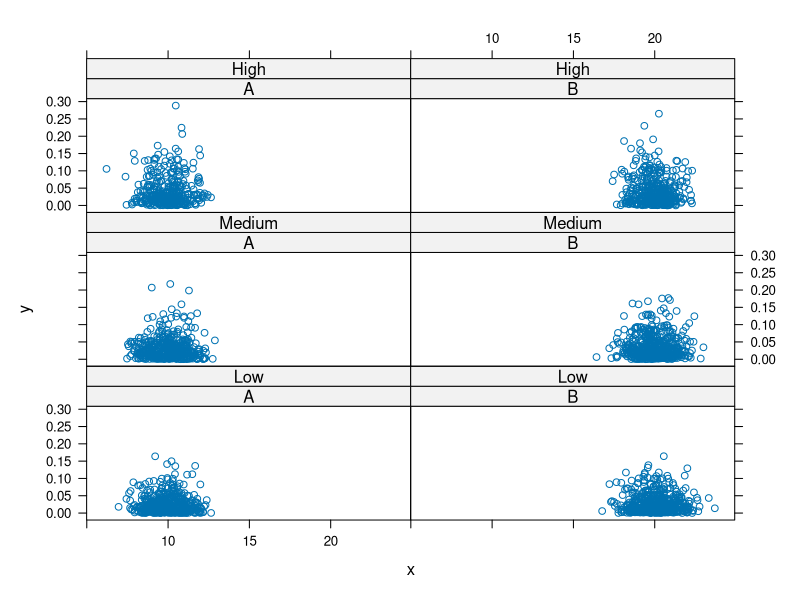

The R source for this figure:
# The idea here is to show how we can do a simulation with different
# combinations of settings and then organize the data into "long form"
# so that we can identify the outputs from each by the settings.

# We use two different settings - cond1 and cond2
# These have 2 and 3 possible values respectively.
# We run the simulation on all possible combinations of these two settings, i.e.
# 6 combinations.
# We replicate the simulation for each NumReplicates times.

# The simulation is simple here and just creates a data frame.
#
#

sim =
function(a, b, n = rpois(1, a + b))
  data.frame(x = rnorm(n, a), y = rexp(n, b))



cond1 = c("A", "B")
cond2 = c("High", "Medium", "Low")

mu = c(A = 10, B = 20)
rate = c(High = 40, Medium = 30, Low = 24)

NumReplicates = 10
 # Generate the 6 possible combinations of settings
 # This is a data.frame of factors. We could use stringsAsFactors = FALSE
g = expand.grid(cond1, cond2)

# Run the simulations for the 6 different levels.
# We could use apply() since these are character vectors
ans = lapply(seq_len(nrow(g)),
              function(i) {
                 settings = g[i,]
                 replicate(NumReplicates, sim(mu[settings[1,1]], rate[settings[1,2]]),
                           simplify = FALSE)
              })

# note start--------------------------------------------------------------------
#  wouldn't g, mu and rate above be from the global environment? If we were to
# avoid using global variables, would the following be a decent approach?
ans = lapply(seq_len(nrow(g)),
              function(i, g, mu, rate) {
                 settings = g[i,]
                 replicate(NumReplicates,
                           sim(mu[settings[1,1]], rate[settings[1,2]]),
                           simplify = FALSE)
              }, g, mu, rate)

# breakdown of the above simulations for a single combination:
settings = g[1,] # combination of 'A' and 'High'
settings[1,1] # gives 'A'
mu[settings[1,1]] # gives 10, the value of mu for 'A' 
settings[1,2] # gives 'High'
rate[settings[1,2]] # gives 40, value of rate for 'High'
sim(mu[settings[1,1]], rate[settings[1,2]]) # single simulation set
# repeat simulation NumReplicates times
replicate(NumReplicates, sim(mu[settings[1,1]], rate[settings[1,2]]),
          simplify = FALSE)

# difference in results with and without simplify = FALSE
set.seed(0)
str(replicate(NumReplicates, sim(mu[settings[1,1]], rate[settings[1,2]]),
                 simplify = FALSE))

set.seed(0)
str(replicate(NumReplicates, sim(mu[settings[1,1]], rate[settings[1,2]])))

# ans is basically a nested list.
# First, it has 6 component lists corresponding to the 6 combinations of the conditions
# (cond1 and cond2)
# Each of the 6 components contain 10 replicates of the simulation.
# The simulation results themselves are dataframes.
# note end----------------------------------------------------------------------


# Now we convert the list of lists() of data frames to a single data frame
tmp = unlist(ans, recursive = FALSE)
length(tmp)
table(sapply(tmp, class))

ans1 = do.call(rbind, tmp)


# note start--------------------------------------------------------------------
# compare
str(tmp)
# with
str(unlist(ans))
# to appreciate why we use recursive = FALSE

# unlist() above removes the outtermost layer of condition
# 6 condition combinations * 10 replicates = 60 simulation dataframes

# We now have just a list of all the replicate dataframes, which are finally
# collapsed together with do.call and rbind
# note end----------------------------------------------------------------------


# Next we'll compute the appropriate values for cond1 and cond2 for each row
n = sapply(ans, function(x) sum(sapply(x, nrow)))
ans1$cond1 = rep(g[,1], n)
ans1$cond2 = ordered(rep(g[,2], n), labels = rev(cond2))


# note start--------------------------------------------------------------------
# n = sapply(ans, function(x) sum(sapply(x, nrow)))
# eg. for the first cond1 cond2 combination
x = ans[[1]]
# length of simulation dataframes for each replicate
sapply(x, nrow)
# hence total no. of rows corresponding to first cond1 cond2 combination
sum(sapply(x, nrow))
# which is the same as
n[1]

# the above is repeated for each combination using another sapply
# finally the correct values of cond1 and cond2 are added to the approriate
# rows in ans1, the single dataframe containing all the sim results

# to understand the rep part:
g # has 6 values corresponding to 2 levels A and B

# say 
n2 = c(2, 3, 1, 6, 4, 8)
# then
c1 = rep(g[,1], n2)
# similarly
c2 = ordered(rep(g[,2], n2), labels = rev(cond2))
data.frame(c1,c2)
# which doesn't correspond to the combination sequence seen in g
g

# not using rev seems to work though
c2 = ordered(rep(g[,2], n2), labels = cond2)
data.frame(c1,c2)

# note end----------------------------------------------------------------------


# We also add the simulation/replicate number for each row within each of the 6 combinations of
# settings of cond1 and cond2
ans1$simNumber = unlist(sapply(ans, function(x) rep(seq(along = x), sapply(x, nrow))))
# Just check the results are sensible and correct
q1 = table(ans1$simNumber)
#  1   2   3   4   5   6   7   8   9  10 
#279 263 273 273 259 291 284 297 294 276 
q2 = sapply(ans, function(x) sapply(x, nrow))
#     [,1] [,2] [,3] [,4] [,5] [,6]
# [1,]   46   55   43   57   28   50
# [2,]   41   62   41   49   27   43
# [3,]   50   55   35   53   29   51
# [4,]   50   62   32   41   41   47
# [5,]   53   58   29   54   22   43
# [6,]   60   68   33   49   27   54
# [7,]   46   58   47   49   37   47
# [8,]   53   77   33   50   41   43
# [9,]   49   63   43   52   36   51
#[10,]   49   57   46   40   32   52
q3 = rowSums(sapply(ans, function(x) sapply(x, nrow)))
stopifnot(all(q1 == q3))

# Now we can plot these.
library(lattice)
xyplot(y ~ x | cond1 + cond2, ans1)
